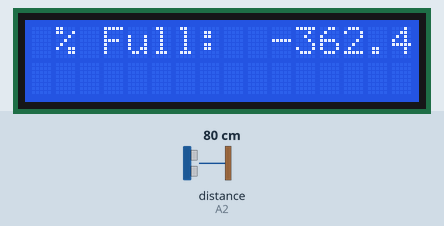
This sketch was run on a simulated Arduino Uno, built with avr-gcc and run on an emulated ATmega328P. On the bench: 16×2 character LCD. Inputs (shaded band) come from the test bench; at power-on: distance to the obstacle (sensor on A2) 80 cm. The echo pulse lasts 58.3 µs per cm.

Above: at 1.2 s.
1.3 s: distance to the obstacle (sensor on A2) set to 2 cm
At 2.5 s:
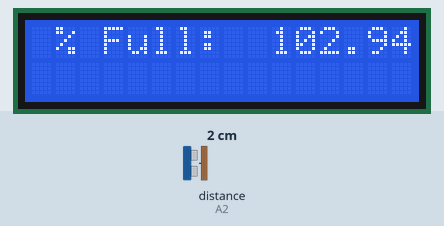
2.8 s: distance to the obstacle (sensor on A2) set to 4 cm
At 3.8 s:
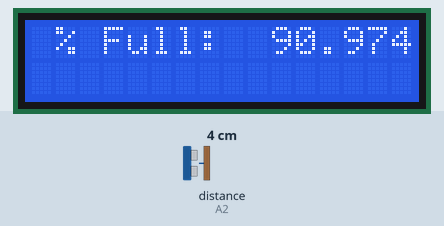
4.3 s: distance to the obstacle (sensor on A2) set to 9 cm
At 4.8 s:
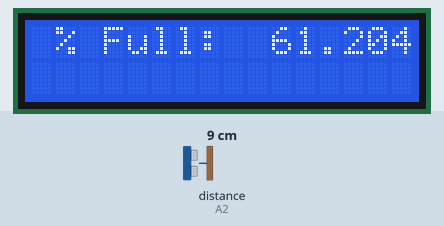
Timing chart, 0 to 7.3 s (numbered marks = the images above; inputs shaded):
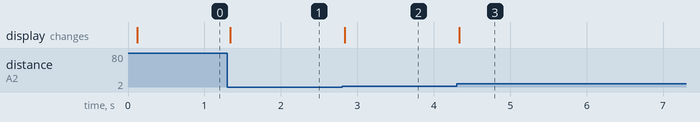

The sketch:

RancilioSilviaWaterSensor.ino
```cpp
/*
  The circuit:
 * LCD RS pin to digital pin 8
 * LCD Enable pin to digital pin 9
 * LCD D4 pin to digital pin 4
 * LCD D5 pin to digital pin 5
 * LCD D6 pin to digital pin 6
 * LCD D7 pin to digital pin 7
 * LCD BL pin to digital pin 10
 * KEY pin to analogl pin 0
 *Vcc pin to  +5
 *Trig pin to digital pin A1 of LCD Shield
 *Echo pin to digital pin A2 of LCD Shield
 fuction :  when the serial port sen an "a" to the Board .the Board will show" holl sainsmart "in the lcdkeypad"
 */

#include <LiquidCrystal.h>
#include <NewPing.h>
//#define CM 1      //Centimeter
//#define INC 0     //Inch
#define TRIGGER_PIN A1      //Trig_pin
#define ECHO_PIN A2      //Echo_pin
#define MAX_DISTANCE 200 // Maximum distance we want to ping for (in centimeters). Maximum sensor distance is rated at 400-500cm.
NewPing sonar(TRIGGER_PIN, ECHO_PIN, MAX_DISTANCE); // NewPing setup of pins and maximum distance.

LiquidCrystal lcd(8, 13, 9, 4, 5, 6, 7);


//For our purposes will be measuring the distance from the bottom of the tank to the max fill line which is 6 3/4 inches
float tankDepth=7.75; //overall pingDepth
float safeDepth=6.75; //depth to maxfill line
float ROUNDTRIP_CM = 57.00;

void setup()
{
  lcd.clear();
  lcd.begin(16, 2);
  lcd.setCursor(0,0);
  Serial.begin(115200);
  pinMode(TRIGGER_PIN,OUTPUT);       // set TP output for trigger
  pinMode(ECHO_PIN,INPUT);        // set EP input for echo
}

void loop()
{
  delay(50);
  unsigned int uS = sonar.ping();
  float distance = uS/ROUNDTRIP_CM;
  //convert to inches
  distance = distance * 0.39370;
  //Calculate percent full based on ping depth.
  float percentFull = 100 - ((distance - (tankDepth -safeDepth))/safeDepth *100);
  //Write to display
  lcd.setCursor(0,0);
  lcd.print(" % Full:  ");
  lcd.print(percentFull );

}
```

Measured:
- after the input at 1.3 s, the display: changes at once (image 1)
- after the input at 2.8 s, the display: changes at once (image 2)
- after the input at 4.3 s, the display: changes at once (image 3)
